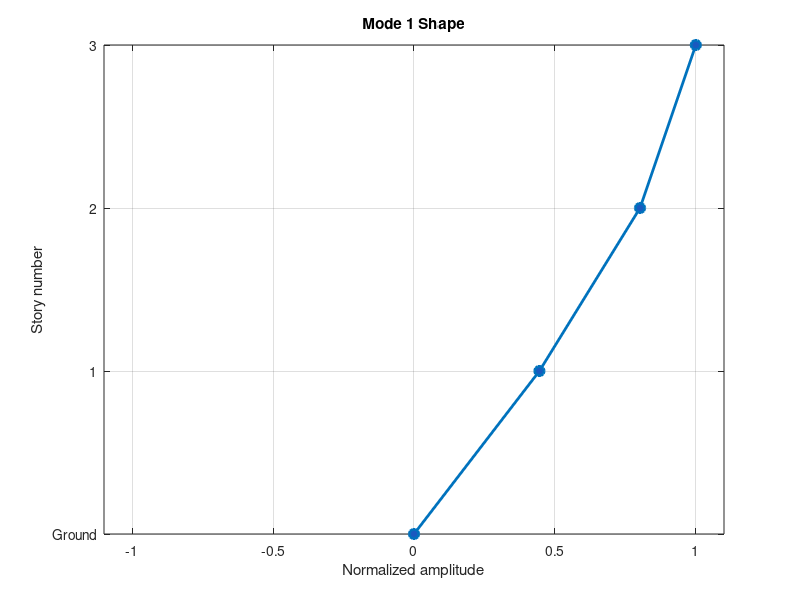

Source code (MATLAB): (Note: this script raises an error after producing the figure.)
clear; clc; close all;

m = 1000;          % kg per story
k = 500e3;         % N/m per story

M = m * eye(3);

K = k * [ 2  -1   0;
         -1   2  -1;
          0  -1   1];

[Phi, Lambda] = eig(K, M);

lambda = diag(Lambda);
[lambda, order] = sort(lambda, 'ascend');
Phi = Phi(:, order);

omega = sqrt(lambda);
periods = 2 * pi ./ omega;

mode_shapes = zeros(3, 3);
for i = 1:3
    phi = Phi(:, i);
    phi = phi / max(abs(phi));

    if phi(end) < 0
        phi = -phi;
    end

    mode_shapes(i, :) = phi.';
end

omega_rounded = round(omega.' * 1000) / 1000;
periods_rounded = round(periods.' * 1000) / 1000;
mode_shapes_rounded = round(mode_shapes * 1000) / 1000;

results = struct();
results.circular_frequencies_rad_per_s = omega.';
results.periods_s = periods.';
results.normalized_mode_shapes = mode_shapes;
results.circular_frequencies_rad_per_s_rounded = omega_rounded;
results.periods_s_rounded = periods_rounded;
results.normalized_mode_shapes_rounded = mode_shapes_rounded;

fid = fopen('modal_results.json', 'w');
if fid == -1
    error('Could not open modal_results.json for writing.');
end
fprintf(fid, '%s', jsonencode(results));
fclose(fid);

disp('Circular frequencies (rad/s):');
disp(omega_rounded);

disp('Periods (s):');
disp(periods_rounded);

disp('Normalized mode shapes, rows = modes, columns = stories 1 to 3:');
disp(mode_shapes_rounded);

stories = [0 1 2 3];

for i = 1:3
    amplitudes = [0 mode_shapes_rounded(i, :)];

    figure('Color', 'w');
    plot(amplitudes, stories, '-o', ...
        'LineWidth', 2, ...
        'MarkerSize', 7, ...
        'MarkerFaceColor', [0.1 0.35 0.75]);
    grid on;
    xlabel('Normalized amplitude');
    ylabel('Story number');
    title(sprintf('Mode %d Shape', i));
    xlim([-1.1 1.1]);
    ylim([0 3]);
    yticks(0:3);
    yticklabels({'Ground', '1', '2', '3'});
    xline(0, '--k');
    saveas(gcf, sprintf('mode_%d_shape.png', i));
end
